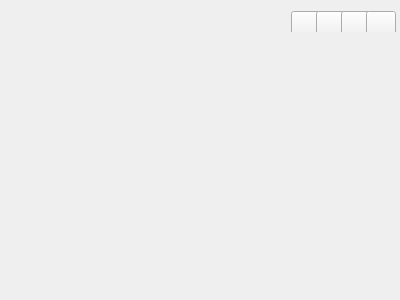
<?xml version="1.0" encoding="UTF-8"?>
<ui version="4.0">
 <class>MainDialog</class>
 <widget class="QDialog" name="MainDialog">
  <property name="geometry">
   <rect>
    <x>0</x>
    <y>0</y>
    <width>400</width>
    <height>300</height>
   </rect>
  </property>
  <property name="windowTitle">
   <string>MainDialog</string>
  </property>
  <property name="styleSheet">
   <string notr="true"/>
  </property>
  <widget class="QWidget" name="widget" native="true">
   <property name="geometry">
    <rect>
     <x>10</x>
     <y>60</y>
     <width>371</width>
     <height>221</height>
    </rect>
   </property>
  </widget>
  <widget class="QWidget" name="">
   <property name="geometry">
    <rect>
     <x>280</x>
     <y>0</y>
     <width>122</width>
     <height>32</height>
    </rect>
   </property>
   <layout class="QHBoxLayout" name="horizontalLayout" stretch="0,0,0,0">
    <property name="spacing">
     <number>0</number>
    </property>
    <item>
     <widget class="QToolButton" name="min_btn">
      <property name="minimumSize">
       <size>
        <width>30</width>
        <height>30</height>
       </size>
      </property>
      <property name="maximumSize">
       <size>
        <width>30</width>
        <height>30</height>
       </size>
      </property>
      <property name="sizeIncrement">
       <size>
        <width>30</width>
        <height>30</height>
       </size>
      </property>
      <property name="baseSize">
       <size>
        <width>30</width>
        <height>30</height>
       </size>
      </property>
      <property name="focusPolicy">
       <enum>Qt::NoFocus</enum>
      </property>
      <property name="text">
       <string/>
      </property>
      <property name="icon">
       <iconset resource="res/res.qrc">
        <normaloff>:/images/min_dlg.png</normaloff>:/images/min_dlg.png</iconset>
      </property>
      <property name="iconSize">
       <size>
        <width>30</width>
        <height>30</height>
       </size>
      </property>
     </widget>
    </item>
    <item>
     <widget class="QToolButton" name="recover_btn">
      <property name="minimumSize">
       <size>
        <width>30</width>
        <height>30</height>
       </size>
      </property>
      <property name="maximumSize">
       <size>
        <width>30</width>
        <height>30</height>
       </size>
      </property>
      <property name="sizeIncrement">
       <size>
        <width>30</width>
        <height>30</height>
       </size>
      </property>
      <property name="focusPolicy">
       <enum>Qt::NoFocus</enum>
      </property>
      <property name="text">
       <string/>
      </property>
      <property name="icon">
       <iconset resource="res/res.qrc">
        <normaloff>:/images/recover_dlg.png</normaloff>:/images/recover_dlg.png</iconset>
      </property>
      <property name="iconSize">
       <size>
        <width>30</width>
        <height>30</height>
       </size>
      </property>
     </widget>
    </item>
    <item>
     <widget class="QToolButton" name="max_btn">
      <property name="minimumSize">
       <size>
        <width>30</width>
        <height>30</height>
       </size>
      </property>
      <property name="maximumSize">
       <size>
        <width>30</width>
        <height>30</height>
       </size>
      </property>
      <property name="sizeIncrement">
       <size>
        <width>30</width>
        <height>30</height>
       </size>
      </property>
      <property name="focusPolicy">
       <enum>Qt::NoFocus</enum>
      </property>
      <property name="text">
       <string/>
      </property>
      <property name="icon">
       <iconset resource="res/res.qrc">
        <normaloff>:/images/max_dlg.png</normaloff>:/images/max_dlg.png</iconset>
      </property>
      <property name="iconSize">
       <size>
        <width>30</width>
        <height>30</height>
       </size>
      </property>
     </widget>
    </item>
    <item>
     <widget class="QToolButton" name="close_btn">
      <property name="minimumSize">
       <size>
        <width>30</width>
        <height>30</height>
       </size>
      </property>
      <property name="maximumSize">
       <size>
        <width>30</width>
        <height>30</height>
       </size>
      </property>
      <property name="sizeIncrement">
       <size>
        <width>30</width>
        <height>30</height>
       </size>
      </property>
      <property name="focusPolicy">
       <enum>Qt::NoFocus</enum>
      </property>
      <property name="text">
       <string/>
      </property>
      <property name="icon">
       <iconset resource="res/res.qrc">
        <normaloff>:/images/close_dlg.png</normaloff>:/images/close_dlg.png</iconset>
      </property>
      <property name="iconSize">
       <size>
        <width>30</width>
        <height>30</height>
       </size>
      </property>
     </widget>
    </item>
   </layout>
  </widget>
 </widget>
 <layoutdefault spacing="6" margin="11"/>
 <resources>
  <include location="res/res.qrc"/>
 </resources>
 <connections/>
</ui>
